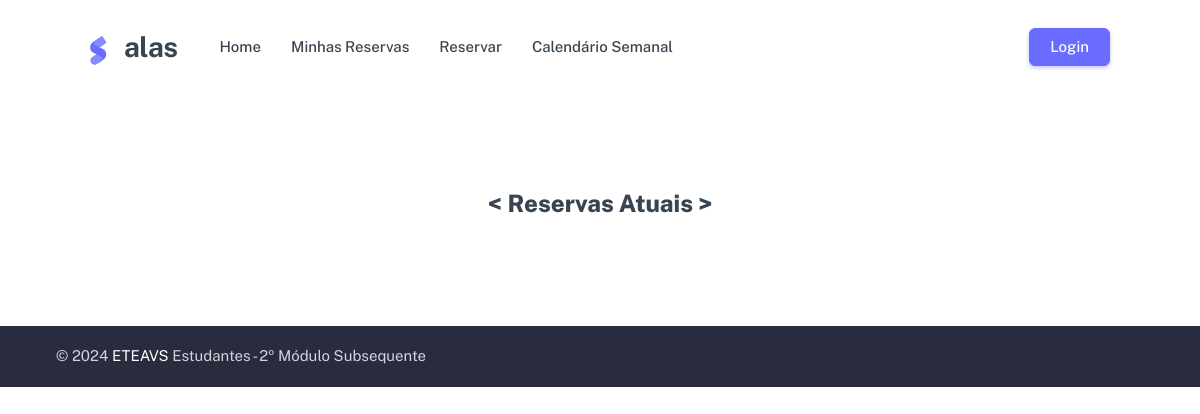
/, run on an earlier commit of the app's database.
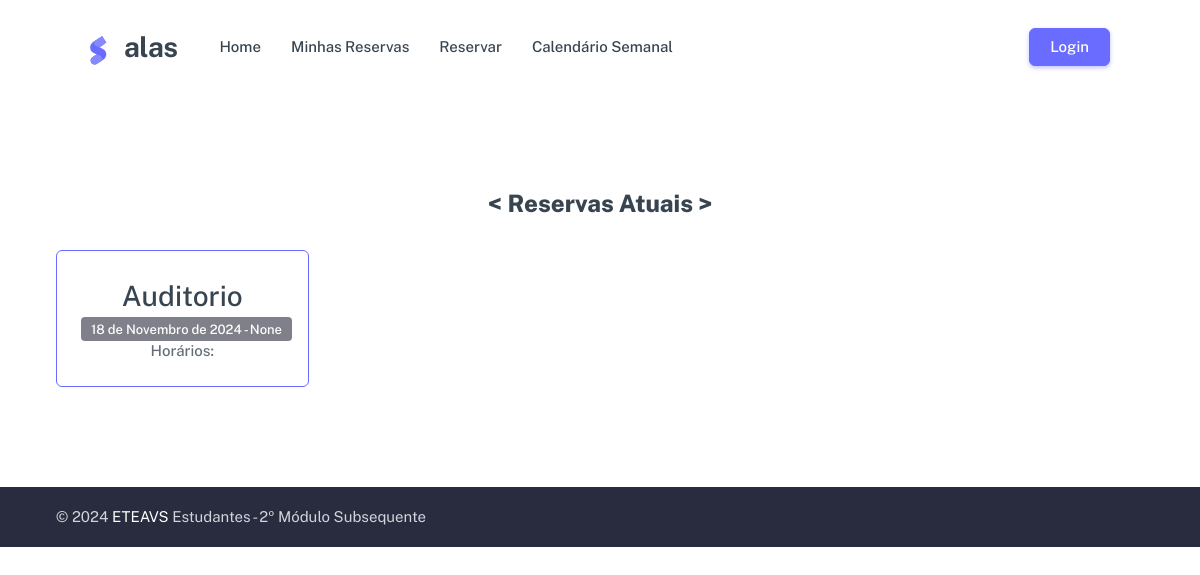
And on a later commit of the database.
### reserva/models.py (models this page shows, shortened)
class Espaco(models.Model):
    nome = models.CharField(max_length=100)
    ativo = models.BooleanField(default=True)

class Reserva(models.Model):
    matricula = models.ForeignKey(Servidor, on_delete=models.CASCADE)
    espaco = models.ForeignKey(Espaco, on_delete=models.CASCADE)
    data = models.DateField()
    motivo = models.TextField(null=True, blank=True)
    turma = models.CharField(max_length=50, null=True, blank=True)
    data_hora_reserva = models.DateTimeField(auto_now_add=True)

### reserva/views.py (the view)
# urls.py: path('', views.index_view, name='index'),
def index_view(request):
    espacos = Espaco.objects.all()
    reservas_por_espaco = {}
    for espaco in espacos:
        reservas = Reserva.objects.filter(espaco=espaco).order_by('data')
        reservas_detalhadas = []
        for reserva in reservas:
            horarios = ReservarHorario.objects.filter(reserva=reserva).select_related('numero_aula')
            reservas_detalhadas.append({
                'reserva': reserva,
                'horarios': horarios
            })
        reservas_por_espaco[espaco] = reservas_detalhadas
    context = {
        'espacos': espacos,
        'reservas_por_espaco': reservas_por_espaco,
    }
    return render(request, 'index.html', context)

### reserva/templates/index.html (shortened to what the changed rows need)
{% load static %}
<!DOCTYPE html>
<html lang="pt-br" class="light-style layout-navbar-fixed layout-wide " dir="ltr" data-theme="theme-default" data-assets-path="../assets/" data-template="front-pages" data-style="light">
<head>
    <link rel="stylesheet" href="{% static 'assets/vendor/css/rtl/core.css' %}" class="template-customizer-core-css" />
    <link rel="stylesheet" href="{% static 'assets/vendor/css/rtl/theme-default.css' %}" class="template-customizer-theme-css" />
    <link rel="stylesheet" href="{% static 'assets/css/demo.css' %}" />
    <link rel="stylesheet" href="{% static 'assets/vendor/css/pages/front-page.css' %}" />
    <link rel="stylesheet" href="{% static 'assets/vendor/libs/nouislider/nouislider.css' %}" />
<link rel="stylesheet" href="{% static 'assets/vendor/libs/swiper/swiper.css' %}" />
<link rel="stylesheet" href="{% static 'assets/vendor/css/pages/front-page-landing.css' %}" />
</head>
<body>
<div data-bs-spy="scroll" class="scrollspy-example">
  <section id="landingFunFacts" class="section-py landing-fun-facts">
    <div class="container">
      <div class="row gy-6" style="margin-top: 60px;">
          {% for espaco, reservas_detalhadas in reservas_por_espaco.items %}
          <div class="col-sm-6 col-lg-3">
              <div class="card border border-primary shadow-none">
                  <div class="card-body text-center">
                      <h3 class="mb-0">{{ espaco.nome }}</h3>
                      {% if reservas_detalhadas %}
                          {% for detalhe in reservas_detalhadas %}
                          <p class="fw-medium mb-0">
                              <span class="badge" style="background: #80808a;">
                                  {{ detalhe.reserva.data }} - {{ detalhe.reserva.turma }}
                              </span>
                              <br>
                              Horários:
                          </p>
                          {% endfor %}
                      {% else %}
                      <p class="fw-medium mb-0">Sem reservas</p>
                      {% endif %}
                  </div>
              </div>
          </div>
          {% endfor %}
      </div>
  </div>
  </section>
</div>
</body>
</html>

What changed in the data, as far as the page shows it:
added Espaco: nome "Auditorio"
added Reserva: reserva.data "18 de Novembro de 2024", reserva.turma "None"
